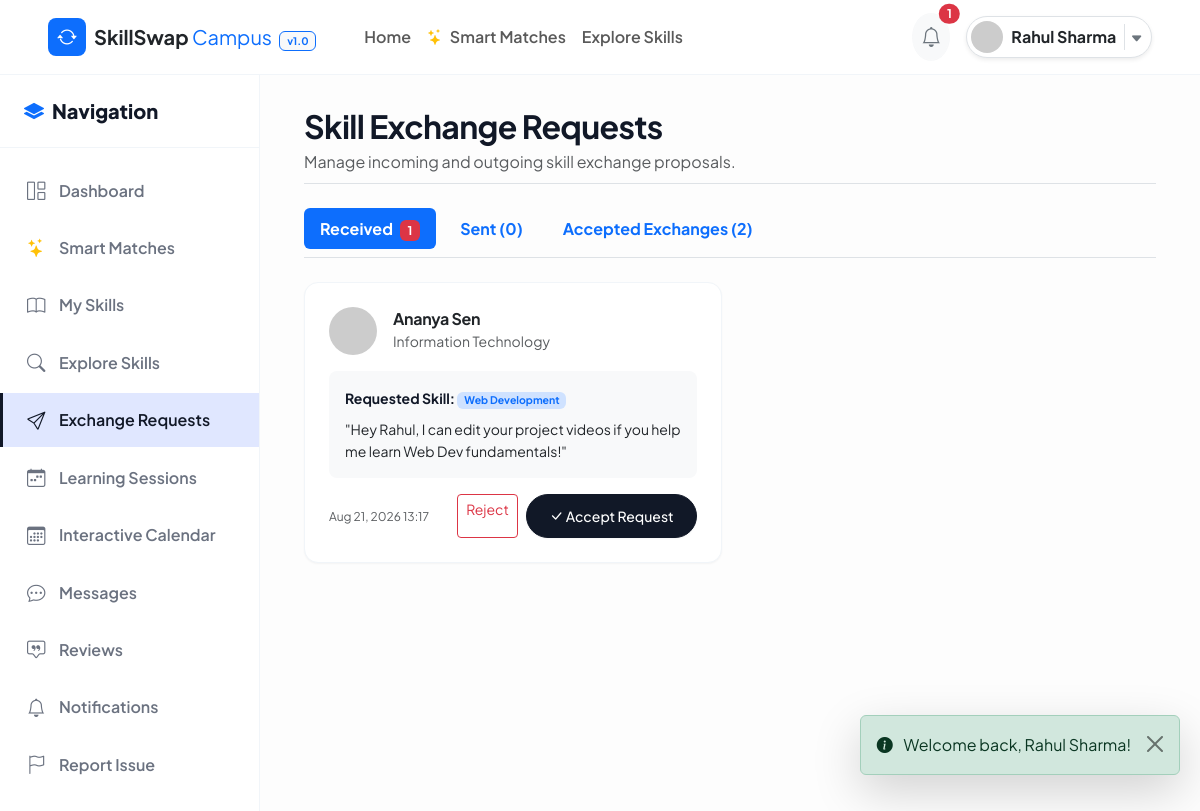
/student/requests.php (signed in), run on the app's committed database.
### tables this page shows
CREATE TABLE `learning_requests` (
  `request_id` INT AUTO_INCREMENT PRIMARY KEY,
  `sender_id` INT NOT NULL,
  `receiver_id` INT NOT NULL,
  `skill_id` INT NOT NULL,
  `message` TEXT NOT NULL,
  `status` ENUM('PENDING', 'ACCEPTED', 'REJECTED', 'CANCELLED', 'COMPLETED') NOT NULL DEFAULT 'PENDING',
  `created_at` TIMESTAMP DEFAULT CURRENT_TIMESTAMP,
  `updated_at` TIMESTAMP DEFAULT CURRENT_TIMESTAMP ON UPDATE CURRENT_TIMESTAMP,
  FOREIGN KEY (`sender_id`) REFERENCES `users` (`user_id`) ON DELETE CASCADE,
  FOREIGN KEY (`receiver_id`) REFERENCES `users` (`user_id`) ON DELETE CASCADE,
  FOREIGN KEY (`skill_id`) REFERENCES `skills` (`skill_id`) ON DELETE CASCADE,
  CONSTRAINT `chk_sender_receiver_diff` CHECK (`sender_id` <> `receiver_id`)
);

CREATE TABLE `users` (
  `user_id` INT AUTO_INCREMENT PRIMARY KEY,
  `name` VARCHAR(100) NOT NULL,
  `email` VARCHAR(100) NOT NULL UNIQUE,
  `password` VARCHAR(255) NOT NULL,
  `college_id` VARCHAR(50) NOT NULL UNIQUE,
  `department` VARCHAR(100) NOT NULL,
  `year` ENUM('1st Year', '2nd Year', '3rd Year', '4th Year', 'Postgraduate') NOT NULL DEFAULT '1st Year',
  `bio` TEXT DEFAULT NULL,
  `profile_image` VARCHAR(255) DEFAULT 'default-avatar.png',
  `role` ENUM('student', 'admin') NOT NULL DEFAULT 'student',
  `status` ENUM('active', 'inactive', 'suspended') NOT NULL DEFAULT 'active',
  `reputation_score` DECIMAL(5,2) NOT NULL DEFAULT 50.00,
  `created_at` TIMESTAMP DEFAULT CURRENT_TIMESTAMP,
  `updated_at` TIMESTAMP DEFAULT CURRENT_TIMESTAMP ON UPDATE CURRENT_TIMESTAMP,
  CONSTRAINT `chk_reputation_range` CHECK (`reputation_score` >= 0 AND `reputation_score` <= 100)
);

CREATE TABLE `skills` (
  `skill_id` INT AUTO_INCREMENT PRIMARY KEY,
  `skill_name` VARCHAR(100) NOT NULL UNIQUE,
  `category` VARCHAR(50) NOT NULL,
  `description` TEXT DEFAULT NULL,
  `created_at` TIMESTAMP DEFAULT CURRENT_TIMESTAMP
);

### includes/functions.php (called while the page is built, shortened)
<?php
function get_base_url(): string {
    $protocol = (!empty($_SERVER['HTTPS']) && $_SERVER['HTTPS'] !== 'off') ? 'https' : 'http';
    $host = $_SERVER['HTTP_HOST'] ?? 'localhost';
    $scriptDir = dirname($_SERVER['SCRIPT_NAME'] ?? '');
    if (strpos($scriptDir, '/skillswap') !== false) {
        return $protocol . '://' . $host . '/skillswap/';
    }
    return $protocol . '://' . $host . '/skillswap/';
}

### student/requests.php (the view, shortened to what this page needs)
<?php
require_once __DIR__ . '/../includes/functions.php';
$currentUserId = $_SESSION['user_id'];
$pdo = Database::getConnection();
$stmtReceived = $pdo->prepare("
    SELECT lr.*, u.name AS sender_name, u.department, u.profile_image, u.reputation_score, s.skill_name
    FROM learning_requests lr
    JOIN users u ON lr.sender_id = u.user_id
    JOIN skills s ON lr.skill_id = s.skill_id
    WHERE lr.receiver_id = :id AND lr.status = 'PENDING'
    ORDER BY lr.created_at DESC
");
$stmtReceived->execute(['id' => $currentUserId]);
$receivedRequests = $stmtReceived->fetchAll(PDO::FETCH_ASSOC);
$stmtSent = $pdo->prepare("
    SELECT lr.*, u.name AS receiver_name, u.department, u.profile_image, s.skill_name
    FROM learning_requests lr
    JOIN users u ON lr.receiver_id = u.user_id
    JOIN skills s ON lr.skill_id = s.skill_id
    WHERE lr.sender_id = :id AND lr.status = 'PENDING'
    ORDER BY lr.created_at DESC
");
$stmtSent->execute(['id' => $currentUserId]);
$sentRequests = $stmtSent->fetchAll(PDO::FETCH_ASSOC);
$stmtAccepted = $pdo->prepare("
    SELECT lr.*,
           CASE WHEN lr.sender_id = :id1 THEN u_rec.name ELSE u_snd.name END AS partner_name,
           CASE WHEN lr.sender_id = :id2 THEN u_rec.profile_image ELSE u_snd.profile_image END AS partner_avatar,
           s.skill_name
    FROM learning_requests lr
    JOIN users u_snd ON lr.sender_id = u_snd.user_id
    JOIN users u_rec ON lr.receiver_id = u_rec.user_id
    JOIN skills s ON lr.skill_id = s.skill_id
    WHERE (lr.sender_id = :id3 OR lr.receiver_id = :id4) AND lr.status = 'ACCEPTED'
    ORDER BY lr.updated_at DESC
");
$stmtAccepted->execute(['id1' => $currentUserId, 'id2' => $currentUserId, 'id3' => $currentUserId, 'id4' => $currentUserId]);
$acceptedRequests = $stmtAccepted->fetchAll(PDO::FETCH_ASSOC);
require_once __DIR__ . '/../includes/header.php';
require_once __DIR__ . '/../includes/navbar.php';
?>
<div class="dashboard-wrapper">
  <?php require_once __DIR__ . '/../includes/sidebar.php'; ?>
  <main class="main-content">
    <div class="container-fluid">
      <div class="d-flex flex-column flex-md-row justify-content-between align-items-md-center mb-4 pb-2 border-bottom">
        <div>
          <h2 class="fw-bold mb-1">Skill Exchange Requests</h2>
          <p class="text-muted mb-0">Manage incoming and outgoing skill exchange proposals.</p>
        </div>
      </div>
      <ul class="nav nav-pills mb-4 border-bottom pb-2" id="requestTabs" role="tablist">
        <li class="nav-item" role="presentation">
          <button class="nav-link active fw-bold position-relative me-2" id="received-tab" data-bs-toggle="tab" data-bs-target="#received" type="button" role="tab">
            Received
            <?php if (count($receivedRequests) > 0): ?>
              <span class="badge bg-danger ms-1"><?= count($receivedRequests) ?></span>
            <?php endif; ?>
          </button>
        </li>
        <li class="nav-item" role="presentation">
          <button class="nav-link fw-bold me-2" id="sent-tab" data-bs-toggle="tab" data-bs-target="#sent" type="button" role="tab">
            Sent (<?= count($sentRequests) ?>)
          </button>
        </li>
        <li class="nav-item" role="presentation">
          <button class="nav-link fw-bold" id="accepted-tab" data-bs-toggle="tab" data-bs-target="#accepted" type="button" role="tab">
            Accepted Exchanges (<?= count($acceptedRequests) ?>)
          </button>
        </li>
      </ul>
      <div class="tab-content" id="requestTabsContent">
        <div class="tab-pane fade show active" id="received" role="tabpanel">
          <?php if (empty($receivedRequests)): ?>
            <div class="card-custom p-5 text-center">
              <i class="bi bi-inbox fs-1 text-secondary opacity-50 d-block mb-2"></i>
              <p class="text-muted mb-0">No pending received exchange requests.</p>
            </div>
          <?php else: ?>
            <div class="row g-3">
              <?php foreach ($receivedRequests as $r): ?>
              <div class="col-lg-6">
                <div class="card-custom p-4">
                  <div class="d-flex align-items-center gap-3 mb-3">
                    <img src="<?= $baseUrl ?>uploads/profiles/<?= htmlspecialchars($r['profile_image']) ?>" class="avatar-md" onerror="this.src='https://ui-avatars.com/api/?name=<?= urlencode($r['sender_name']) ?>';">
                    <div>
                      <h6 class="fw-bold mb-0 text-dark"><?= htmlspecialchars($r['sender_name']) ?></h6>
                      <span class="text-muted small"><?= htmlspecialchars($r['department']) ?></span>
                    </div>
                  </div>
                  <div class="p-3 bg-light rounded-3 small mb-3">
                    <div><strong>Requested Skill:</strong> <span class="badge bg-primary-subtle text-primary"><?= htmlspecialchars($r['skill_name']) ?></span></div>
                    <div class="mt-2 text-dark">"<?= htmlspecialchars($r['message']) ?>"</div>
                  </div>
                  <div class="d-flex justify-content-between align-items-center">
                    <span class="text-muted" style="font-size:0.75rem;"><?= date('M d, Y H:i', strtotime($r['created_at'])) ?></span>
                    <div class="d-flex gap-2">
                      <a href="requests.php?action=reject&id=<?= $r['request_id'] ?>" class="btn btn-sm btn-outline-danger">Reject</a>
                      <a href="requests.php?action=accept&id=<?= $r['request_id'] ?>" class="btn btn-sm btn-primary-custom"><i class="bi bi-check-lg"></i> Accept Request</a>
                    </div>
                  </div>
                </div>
              </div>
              <?php endforeach; ?>
            </div>
          <?php endif; ?>
        </div>
      </div>
    </div>
  </main>
</div>
<?php require_once __DIR__ . '/../includes/footer.php'; ?>

### assets/css/style.css (style rules this page uses)
:root { --primary: #111827; --primary-hover: #000000; --primary-light: #f3f4f6; --secondary: #4f46e5; --accent: #6366f1; --dark-bg: #030712; --dark-card: #111827; --light-bg: #fdfdfd; --surface: #ffffff; --border-color: #f1f5f9; --text-main: #111827; --text-muted: #6b7280; --text-light: #9ca3af; --success: #059669; --warning: #d97706; --danger: #dc2626; --radius-sm: 6px; --radius-md: 10px; --radius-lg: 14px; --radius-full: 9999px; --shadow-sm: 0 1px 2px rgba(0, 0, 0, 0.04); --shadow-md: 0 4px 6px -1px rgba(0, 0, 0, 0.05); --shadow-lg: 0 10px 15px -3px rgba(0, 0, 0, 0.05); --transition-fast: all 0.2s cubic-bezier(0.4, 0, 0.2, 1); --transition-normal: all 0.3s cubic-bezier(0.4, 0, 0.2, 1); }
body { font-family: 'Plus Jakarta Sans', -apple-system, BlinkMacSystemFont, "Segoe UI", Roboto, sans-serif; background-color: var(--light-bg); color: var(--text-main); min-height: 100vh; margin: 0; line-height: 1.6; }
h1, h2, h3, h4, h5, h6 { font-weight: 700; color: var(--text-main); letter-spacing: -0.02em; }
a { color: var(--primary); text-decoration: none; transition: var(--transition-fast); }
.btn-primary-custom { background: var(--primary); color: #ffffff; border: 1px solid var(--primary); padding: 0.65rem 1.4rem; border-radius: var(--radius-full); font-weight: 500; box-shadow: var(--shadow-sm); transition: var(--transition-normal); }
.card-custom { background: var(--surface); border: 1px solid var(--border-color); border-radius: var(--radius-lg); box-shadow: var(--shadow-sm); transition: var(--transition-normal); overflow: hidden; }

### assets/css/dashboard.css (style rules this page uses)
.dashboard-wrapper { display: flex; min-height: calc(100vh - 65px); position: relative; }
.main-content { flex-grow: 1; padding: 2rem; background-color: var(--light-bg); overflow-x: hidden; }
.avatar-md { width: 48px; height: 48px; border-radius: 50%; object-fit: cover; }

### data on the page
learning_requests: sender.name "Ananya Sen", sender.department "Information Technology", skill.skill_name "Web Development", message "Hey Rahul, I can edit your project videos if you help me learn Web Dev fundamentals!", created_at "Aug 21, 2026 13:17"

### other printed values
$unreadCount "1"
$userName "Rahul Sharma"
count($receivedRequests) "1"
count($sentRequests) "0"
count($acceptedRequests) "2"
$flash['message'] "Welcome back, Rahul Sharma!"
